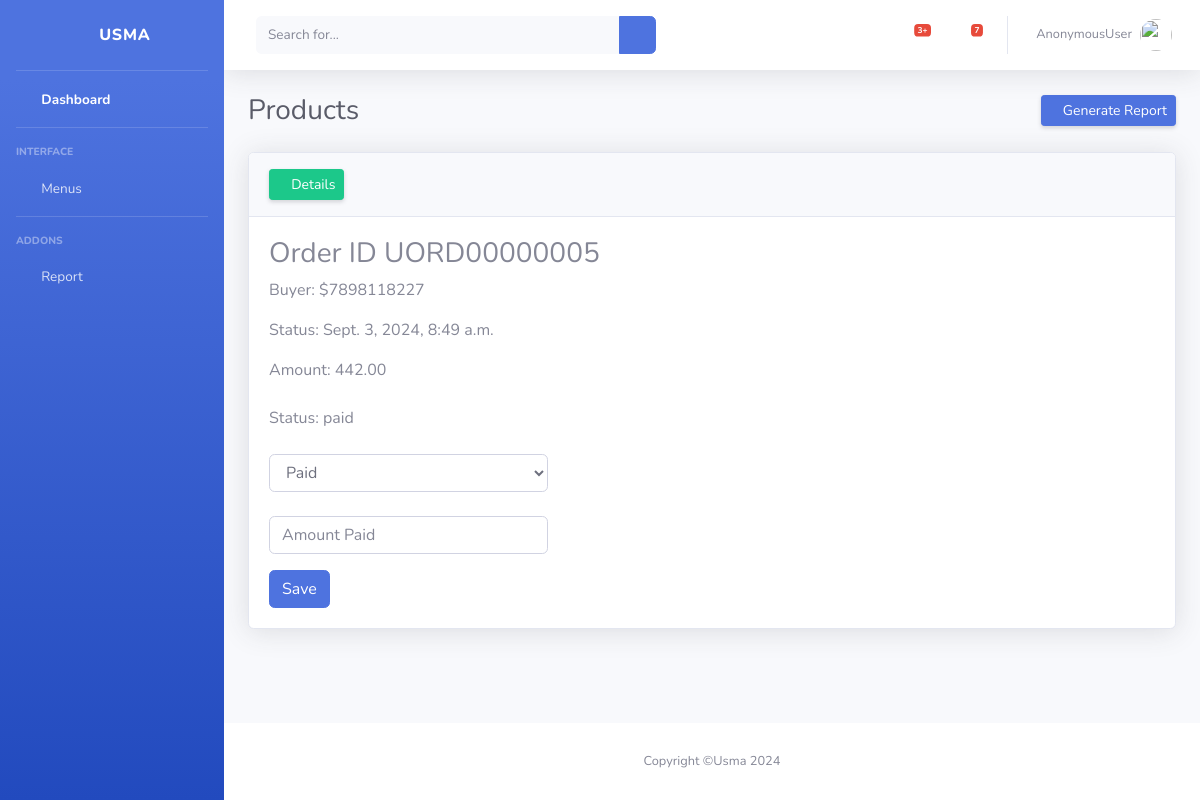
Page /one_order/UORD00000005 on the committed database.
### users/models.py (models this page shows, shortened)
class Order(models.Model):
    id = models.CharField(max_length=50, primary_key=True, editable=False)
    user = models.ForeignKey(CustomerUser, on_delete=models.CASCADE)
    products = models.ManyToManyField(Product, through='OrderItem')
    created_at = models.DateTimeField(auto_now_add=True)
    updated_at = models.DateTimeField(auto_now=True)
    status=models.CharField(max_length=10,null=True, blank=True)
    amount=models.DecimalField(max_digits=8,decimal_places=2,null=True, blank=True)
    advance=models.DecimalField(max_digits=8,decimal_places=2,null=True,blank=True)

class CustomerUser(AbstractBaseUser, PermissionsMixin):
    email = models.EmailField(unique=True,blank=True,null=True)
    mobile = models.CharField(unique=True,max_length=10)
    first_name = models.CharField(max_length=30, blank=True)
    last_name = models.CharField(max_length=30, blank=True)
    is_active = models.BooleanField(default=True)
    is_staff = models.BooleanField(default=False)
    address=models.TextField(null=True,blank=True)
    backup_password=models.CharField(max_length=200,null=True,blank=True)
    objects = CustomUserManager()
    USERNAME_FIELD = 'mobile'
    REQUIRED_FIELDS = ['first_name', 'last_name']
    def __str__(self):
        return self.mobile

### users/views.py (the view, shortened to what this page needs)
# urls.py: path('one_order/<id>', views.one_order),
def one_order(request,id):
    context={}
    print(id)
    one_data =Order.objects.get(id=id)
    context['order']=one_data
    return render(request,'orders/one_order.html',context)

### users/templates/orders/one_order.html (shortened to what this page needs)
{% extends 'base2.html'%}
{% block body %}
<div id="wrapper">
    {% include "sidebar.html"%}
    <div id="content-wrapper" class="d-flex flex-column">
        <div id="content">
            {% include 'nav.html'%}
            <div class="container-fluid" id="MainDashboard">
                <div class="d-sm-flex align-items-center justify-content-between mb-4">
                    <h1 class="h3 mb-0 text-gray-800">Products</h1>
                    <a href="#" class="d-none d-sm-inline-block btn btn-sm btn-primary shadow-sm"><i
                            class="fas fa-download fa-sm text-white-50"></i> Generate Report</a>
                </div>
                <div class="card shadow mb-4">
                    <div class="card-header py-3">
                        <a href="#" class="d-none d-sm-inline-block btn btn-sm btn-success shadow-sm"><i
                                class="fas fa-download fa-sm text-white-50"></i> Details</a>
                    </div>
                    <div class="card-body">
                        <h3>Order ID {{ order.id }}</h3>
                        <p>Buyer: ${{ order.user }}</p>
                        <p>Status: {{ order.created_at }}</p>
                        <p>Amount: {{ order.amount }}</p>
                        <div class="mt-4 row">
                            <div class="col-md-4">
                                <form method="post">
                                <p>Status: {{ order.status }}</p>
                                <select name="status" class="form-control my-4">
                                    <option value="paid" {% if order.status == "paid" %}selected{% endif %}>Paid</option>
                                </select>
                                <p><input class="form-control" name="amount" type="number" placeholder="Amount Paid"></p>
                                <input  type="submit" class="btn btn-primary" value="Save">
                                </form>
                            </div>
                        </div>
                    </div>
                </div>
            </div>
        </div>
        {% include 'footer.html'%}
    </div>
</div>
{% endblock%}

### rows in the picture
Order: id "UORD00000005", user "7898118227", created_at "Sept. 3, 2024, 8:49 a.m.", amount "442.00", status "paid", status "Paid"

### other values in the picture
{{ request.user }} "AnonymousUser"
